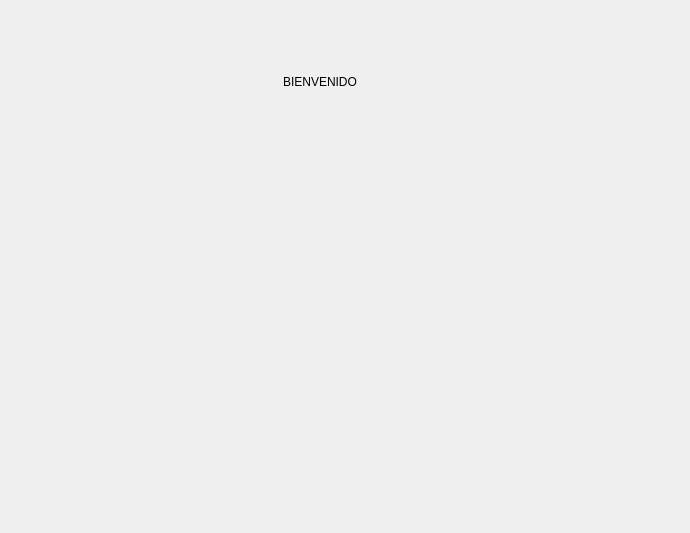
<?xml version="1.0" encoding="UTF-8"?>
<ui version="4.0">
 <class>Home</class>
 <widget class="QWidget" name="Home">
  <property name="geometry">
   <rect>
    <x>0</x>
    <y>0</y>
    <width>690</width>
    <height>533</height>
   </rect>
  </property>
  <property name="windowTitle">
   <string>Form</string>
  </property>
  <layout class="QGridLayout" name="gridLayout_2">
   <item row="0" column="0">
    <layout class="QGridLayout" name="gridLayout" rowstretch="1,3">
     <property name="leftMargin">
      <number>30</number>
     </property>
     <property name="topMargin">
      <number>30</number>
     </property>
     <property name="rightMargin">
      <number>80</number>
     </property>
     <property name="bottomMargin">
      <number>100</number>
     </property>
     <property name="verticalSpacing">
      <number>20</number>
     </property>
     <item row="1" column="0">
      <layout class="QGridLayout" name="gridLayout_4">
       <property name="topMargin">
        <number>20</number>
       </property>
       <item row="2" column="0">
        <widget class="QLabel" name="imagenBienvenida">
         <property name="maximumSize">
          <size>
           <width>200</width>
           <height>200</height>
          </size>
         </property>
         <property name="text">
          <string/>
         </property>
         <property name="textFormat">
          <enum>Qt::TextFormat::AutoText</enum>
         </property>
         <property name="pixmap">
          <pixmap resource="RECURSOS.qrc">:/IMAGENES/IMAGENES/LOGOS/LOGO.png</pixmap>
         </property>
         <property name="scaledContents">
          <bool>true</bool>
         </property>
         <property name="alignment">
          <set>Qt::AlignmentFlag::AlignCenter</set>
         </property>
         <property name="wordWrap">
          <bool>false</bool>
         </property>
        </widget>
       </item>
      </layout>
     </item>
     <item row="0" column="0">
      <layout class="QGridLayout" name="gridLayout_3" rowstretch="0,4,2">
       <property name="horizontalSpacing">
        <number>10</number>
       </property>
       <property name="verticalSpacing">
        <number>20</number>
       </property>
       <item row="2" column="0">
        <widget class="QLabel" name="UsuarioActual">
         <property name="text">
          <string/>
         </property>
         <property name="alignment">
          <set>Qt::AlignmentFlag::AlignCenter</set>
         </property>
        </widget>
       </item>
       <item row="1" column="0">
        <widget class="QLabel" name="Titulo2">
         <property name="text">
          <string>BIENVENIDO</string>
         </property>
         <property name="alignment">
          <set>Qt::AlignmentFlag::AlignCenter</set>
         </property>
        </widget>
       </item>
      </layout>
     </item>
    </layout>
   </item>
  </layout>
 </widget>
 <resources>
  <include location="RECURSOS.qrc"/>
 </resources>
 <connections/>
</ui>
